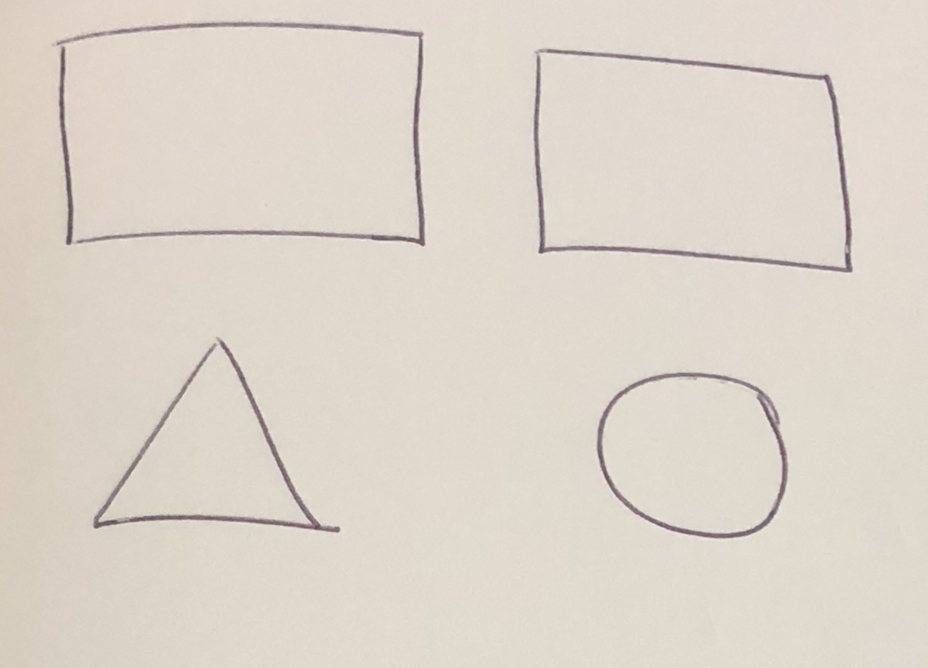
#> input picture poc/legacy/IMG_2140.jpg, 1856 x 1336 px (shown at 1/2 size)
$ python shape.py --image IMG_2140.jpg   (older library calls are emulated)
#> lines starting #> are read from the running program, lines starting #| are printed output that depends on the picture
from shapeDetect import ShapeDetector
import numpy as np
import argparse
import imutils
import cv2

ap = argparse.ArgumentParser()
ap.add_argument("-i", "--image", required=True, help="Input path.")
args = vars(ap.parse_args())

image = cv2.imread(args["image"])
#> image is the input picture: shape (1336, 1856, 3); mean B, G, R 202.2, 212.7, 221.3
image = imutils.resize(image, width=300)
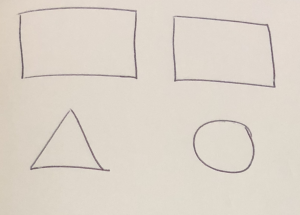
#> image: shape (215, 300, 3); mean B, G, R 202.2, 212.7, 221.3

gray = cv2.cvtColor(image, cv2.COLOR_BGR2GRAY)
blurred = cv2.GaussianBlur(image, (5,5), 0)
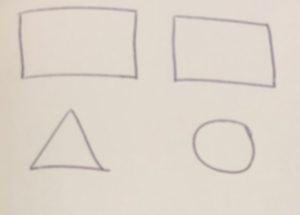
#> blurred: shape (215, 300, 3); mean B, G, R 202.2, 212.8, 221.3
# threshA = cv2.adaptiveThreshold(gray, 255, cv2.ADAPTIVE_THRESH_GAUSSIAN_C, cv2.THRESH_BINARY, 11, 2)
thresh = cv2.threshold(gray, 60,150, cv2.THRESH_BINARY)[1]
#> thresh: shape (215, 300); every value is 150
cv2.imshow('Threshold', thresh)

# Find edges with Canny.
canny = cv2.Canny(thresh, 25, 200)
#> canny: shape (215, 300); every value is 0

print(canny)
#> (printed output is left out)

# Find contours after applying Canny edge detection.
canny2, contours, hierarchy = cv2.findContours(canny, cv2.RETR_EXTERNAL, cv2.CHAIN_APPROX_SIMPLE)
#> contours = []

# Draw the contours and show what we have found.
cv2.drawContours(image, contours, -1, (0,255,0), 1)

acs = []
# print(contours)
# print(np.ndarray(contours).shape)
# Approximate the shape for each contour..
for cnt in contours:

    # Investigate what Epsilon does here, and why it is set to this value
    ac = cv2.approxPolyDP(cnt, 0.1 * cv2.arcLength(cnt, True), True)

    # print("CONTOUR: " + str(cnt))
    # print("APPROXIMATED LINE: " + str(ac))
    print("Num Sides: " + str(len(ac)))
    acs.append(ac)

    if (len(ac) <= 1):
        continue

    # Get the two points that represent the endpoints of the approximated contour line.
    p0 = ac[0][0]
    p1 = ac[1][0]

    # Annotate each shape.
    # Find midpoint between first two points.
    midpoint = ((p0[0] + p1[0]) / 2, (p0[1] + p1[1]) / 2)
    print("Midpoint: " + str(midpoint))
#> this loop made 0 passes
#> after the loop, acs = []

# print(np.array(acs))
cv2.polylines(image, np.array(acs), True, (255,255,0), 1)
# print(acs.reshape(-1,1,2))
# cv2.imshow('Approx', acs)
cv2.imshow('Canny', image)
cv2.waitKey(0)
